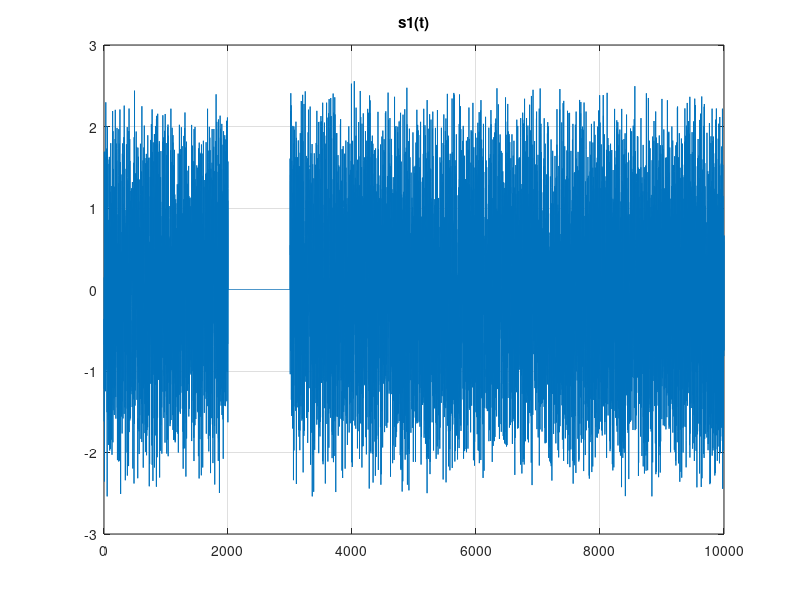
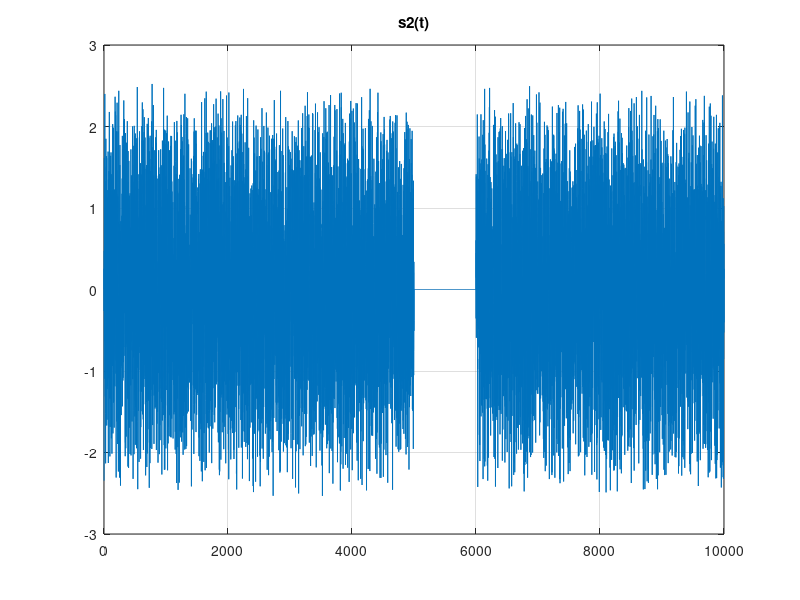
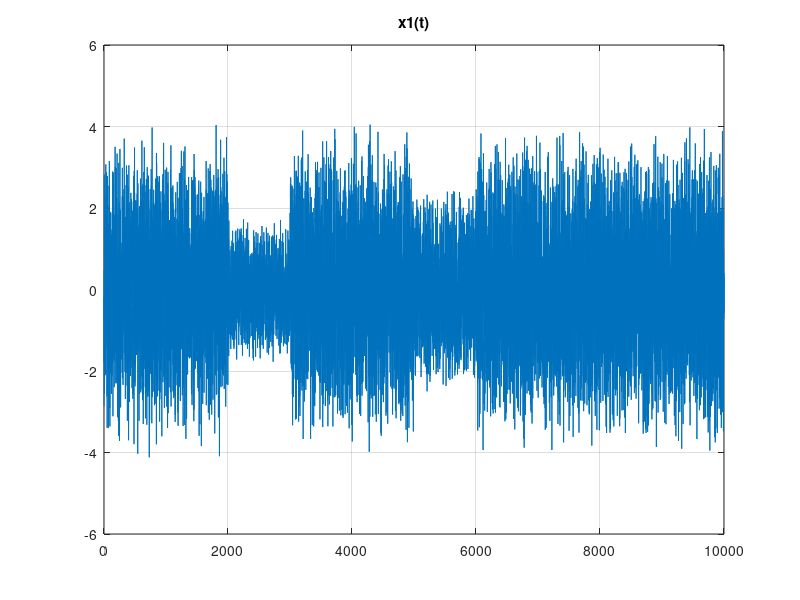
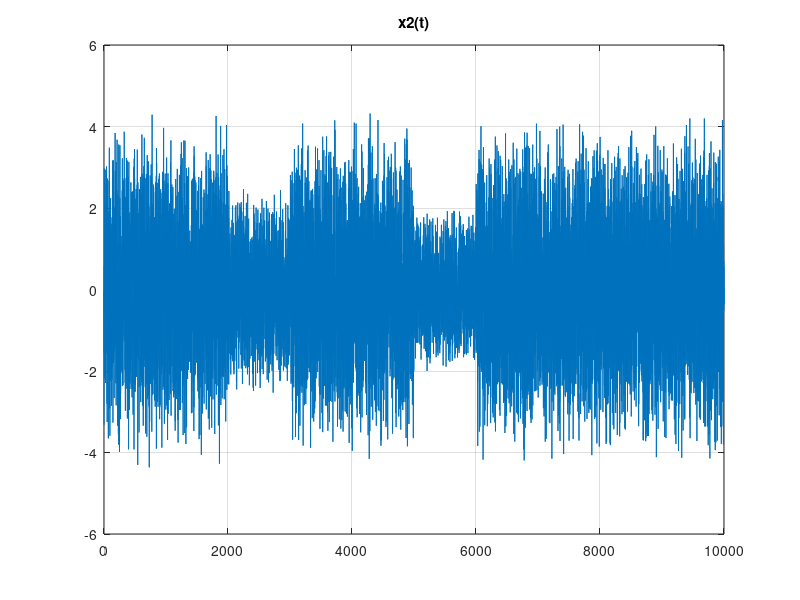

Write MATLAB code to recreate these figures, in order. (Note: this script raises an error after producing the figures.)
clear; 
close all; 
clc;

%%  II. Génération d'un mélange artificiel de deux sources

% Q1

load('s.mat');   % doit contenir s1 et s2

figure;
plot(s1); grid on; title('s1(t)');
figure;
plot(s2); grid on; title('s2(t)');

%% Q2

R = corrcoef(s1, s2);
rho = R(1,2);        % coefficient de corrélation

disp(rho);

%% Q3

% matrice de mélange
A = [1   0.7;
     0.8 1];

% mélange
x1 = A(1,1)*s1 + A(1,2)*s2;
x2 = A(2,1)*s1 + A(2,2)*s2;

% juste pour voire les mélanges
figure;
plot(x1); grid on; title('x1(t)');
figure;
plot(x2); grid on; title('x2(t)');


%%  III. Méthode LI-TEMPROM

% Q5

M = 1000;  
%M = 200 ; 
%M = 50;
N = length(x1);
K = floor(N/M);
% on garde juste la partie divisible par M
x1c = x1(1:K*M);
x2c = x2(1:K*M);
% chaque colonne = une zone de M points
X1 = reshape(x1c, M, K);
X2 = reshape(x2c, M, K);
% rapport dans chaque zone (matrice MxK)
R = X2 ./ X1;
% variance colonne par colonne => 1xK puis on met en colonne Kx1
var_ratio = var(R, 0, 1)';
display(var_ratio)

% juste pour afficher
figure;
stem(var_ratio, 'filled'); grid on;
xlabel('numéro de la zone');
ylabel('Var de x2/x1');
title('variance du rapport x2/x1 par zone');

%% Q7

seuil = 1e-3;     

var_ratio = zeros(K,1);
mono = zeros(K,1);          % 1 si zone mono-source
r_mean = NaN(K,1);          % moyenne du rapport dans la zone
Ahat_cols = [];             % liste des colonnes estimées [1; mean(r)]

for k = 1:K
    ind = (k-1)*M + (1:M);
    % rapport dans la zone
    r = x2(ind) ./ x1(ind);
    % variance du rapport
    var_ratio(k) = var(r);
    % décision mono-source
    if var_ratio(k) < seuil
        mono(k) = 1;
        % moyenne du rapport (valeur "constante" estimée)
        r_mean(k) = mean(r);
        % colonne estimée
        Ahat_cols = [Ahat_cols, [1; r_mean(k)]];
    end
end

% affichage globale  simple 
disp("variances par zone :"); disp(var_ratio');
disp("zones mono-source (1 oui / 0 non) :"); disp(mono');
disp("mmoyenne de rapport dans zones mono :"); disp(r_mean');
% Colonnes estimées (une par zone mono détectée)
disp("Colonnes estimées (un par zone mono) :");
disp(Ahat_cols);

%% Q8

figure;
plot(Ahat_cols(1,:), Ahat_cols(2,:), 'o');
grid on;
xlabel('composante 1'); ylabel('composante 2');
title('Colonnes estimées dans chaque zone mono-source');

% On regroupe les colonnes estimées en 2 clusters
% (chaque cluster correspond à une colonne de A)
idx = kmeans(Ahat_cols', 2);   % Ahat_cols' : points (nb_points x 2)

% Moyenne des colonnes dans chaque cluster => estimation finale
A1 = mean(Ahat_cols(:, idx==1), 2);
A2 = mean(Ahat_cols(:, idx==2), 2);

% Matrice A estimée (colonnes)
A_est = [A1, A2];

disp("A_est = ");
disp(A_est);

% juste pour vérifier visuellement

figure;
plot(Ahat_cols(1,:), Ahat_cols(2,:), 'o'); hold on;
plot(A1(1), A1(2), 'x', 'MarkerSize', 12, 'LineWidth', 2);
plot(A2(1), A2(2), 'x', 'MarkerSize', 12, 'LineWidth', 2);
grid on;
xlabel('a(1)'); ylabel('a(2)');
title('colonnes estimées + moyennes (2 colonnes finales)');
legend('colonnes par zones', 'colonne finale 1', 'colonne finale 2');

%% Q9

% x1,x2 vecteurs colonnes
x1 = x1(:);
x2 = x2(:);

% s'assurer qu'ils ont la même longueur
N = min(length(x1), length(x2));
x1 = x1(1:N);
x2 = x2(1:N);

% construire X en 2xN
X = [x1.'; x2.'];      % 2 x N  (note: .' = transpose sans conjugaison)
% séparation sans inv
Y = A_est \ X;         % 2 x N
y1 = Y(1,:).';
y2 = Y(2,:).';
% puissance unitaire
y1 = y1 / sqrt(mean(y1.^2));
y2 = y2 / sqrt(mean(y2.^2));

% s'assurer que s1, s2 sont des vecteurs colonnes
s1 = s1(:); s2 = s2(:);

figure;

subplot(4,1,1);
plot(s1); grid on;
title('Source originale s1(t)'); ylabel('amp');
subplot(4,1,2);
plot(s2); grid on;
title('Source originale s2(t)'); ylabel('amp');
subplot(4,1,3);
plot(y1); grid on;
title('Source estimée y1(t)'); ylabel('amp');
subplot(4,1,4);
plot(y2); grid on;
title('Source estimée y2(t)');
xlabel('temps'); ylabel('amp');


%% Q11  (Audio) 

clear; close all; clc;

%  Lire les deux mélanges audio
[x1, Fs] = audioread('audio_mix1_tp3.wav');
[x2, ~ ] = audioread('audio_mix2_tp3.wav');

% Écoute des mélanges
soundsc(x1, Fs); pause(length(x1)/Fs + 1);
soundsc(x2, Fs); pause(length(x2)/Fs + 1);

% Paramètres
M = 1000;     
seuil = 1e-2;    
epsx  = 1e-3;    

%  s'assurer mm longueur et découpage en zones
N = min(length(x1), length(x2));
x1 = x1(1:N);
x2 = x2(1:N);

K  = floor(N/M);
x1 = x1(1:K*M);
x2 = x2(1:K*M);

% détection zones mono-sources + estimation de colonnes (Q5-Q7)
var_ratio = NaN(K,1);
mono      = zeros(K,1);
r_mean    = NaN(K,1);
Ahat_cols = [];

for k = 1:K
    ind = (k-1)*M + (1:M);

    % ratio dans la zone, en évitant les x1 trop petits
    mask = abs(x1(ind)) > epsx;
    r = x2(ind(mask)) ./ x1(ind(mask));

    % pas assez de points valides -> on saute
    if numel(r) < 50
        continue;
    end

    var_ratio(k) = var(r);

    if var_ratio(k) < seuil
        mono(k)   = 1;
        r_mean(k) = mean(r);
        Ahat_cols = [Ahat_cols, [1; r_mean(k)]];
    end
end

disp("Nb zones mono détectées = " + sum(mono));
disp("Ahat_cols size = "); disp(size(Ahat_cols));

figure;
stem(var_ratio, 'filled'); grid on;
xlabel('Zone k'); ylabel('Var(x2/x1)');
title('Variance du rapport x2/x1 par zone (audio)');

% Q8 : estimation finale de A
if size(Ahat_cols,2) < 2
    error("Pas assez de zones mono-sources détectées. Essayez M plus grand (2000/5000) ou seuil plus grand (1e-1).");
end

% si on a exactement 2 estimations -> pas besoin de kmeans
if size(Ahat_cols,2) == 2
    A_est = Ahat_cols;
else
    idx = kmeans(Ahat_cols', 2);     % points (nb_points x 2)
    A1  = mean(Ahat_cols(:, idx==1), 2);
    A2  = mean(Ahat_cols(:, idx==2), 2);
    A_est = [A1, A2];
end

disp("A_est = "); disp(A_est);

figure;
plot(Ahat_cols(1,:), Ahat_cols(2,:), 'o'); hold on; grid on;
plot(A_est(1,1), A_est(2,1), 'x', 'MarkerSize', 12, 'LineWidth', 2);
plot(A_est(1,2), A_est(2,2), 'x', 'MarkerSize', 12, 'LineWidth', 2);
xlabel('a(1)'); ylabel('a(2)');
title('Colonnes estimées (audio) + 2 colonnes finales');
legend('colonnes par zones', 'colonne finale 1', 'colonne finale 2');

% Q9 : Séparation Y = A^-1 * X
X = [x1.'; x2.'];     % 2 x (K*M)
Y = A_est \ X;        % 2 x (K*M)

y1 = Y(1,:).';
y2 = Y(2,:).';

% normalisation puissance unitaire
y1 = y1 / sqrt(mean(y1.^2));
y2 = y2 / sqrt(mean(y2.^2));

% Écoute des sources estimées
soundsc(y1, Fs); pause(length(y1)/Fs + 1);
soundsc(y2, Fs); pause(length(y2)/Fs + 1);

% Affichage simple
figure; plot(y1); grid on; title('Source estimée y1(t) (audio)');
figure; plot(y2); grid on; title('Source estimée y2(t) (audio)');


%% Q14  LI-TEMPCORR

clear; close all; clc;

% Charge audio
[x1, Fs] = audioread('audio_mix1_tp3.wav');
[x2, ~ ] = audioread('audio_mix2_tp3.wav');

if size(x1,2) > 1, x1 = mean(x1,2); end
if size(x2,2) > 1, x2 = mean(x2,2); end

x1 = x1(:); x2 = x2(:);

% écouter mélange
soundsc(x1, Fs); pause(length(x1)/Fs + 1);
soundsc(x2, Fs); pause(length(x2)/Fs + 1);

% paramètres 
M = 1000;
rho_seuil = 0.95;   

% découper en zones
N = min(length(x1), length(x2));
x1 = x1(1:N); x2 = x2(1:N);

K = floor(N/M);
x1 = x1(1:K*M);
x2 = x2(1:K*M);

% détecter zones mono-source + estimer C ---
C_list = [];    % on stock les C trouvés

for k = 1:K
    ind = (k-1)*M + (1:M);

    x1z = x1(ind);
    x2z = x2(ind);

    R = corrcoef(x1z, x2z);
    rho = R(1,2);

    if abs(rho) > rho_seuil
        C = mean(x1z .* x2z) / mean(x1z.^2);  % Q13
        C_list = [C_list; C];
    end
end

disp("Nb zones mono détectées = " + length(C_list));
disp("Valeurs C trouvées :"); disp(C_list.');

idx = kmeans(C_list, 2);

C1 = mean(C_list(idx==1));
C2 = mean(C_list(idx==2));

A_est = [1 1; C1 C2];      
disp("A_est = "); disp(A_est);

% Séparation
X = [x1.'; x2.'];      % 2 x N
Y = A_est \ X;         % 2 x N

y1 = Y(1,:).';  y2 = Y(2,:).';

% normaliser puissance unitaire
y1 = y1 / sqrt(mean(y1.^2));
y2 = y2 / sqrt(mean(y2.^2));

% écouter sources estimées
soundsc(y1, Fs); pause(length(y1)/Fs + 1);
soundsc(y2, Fs);